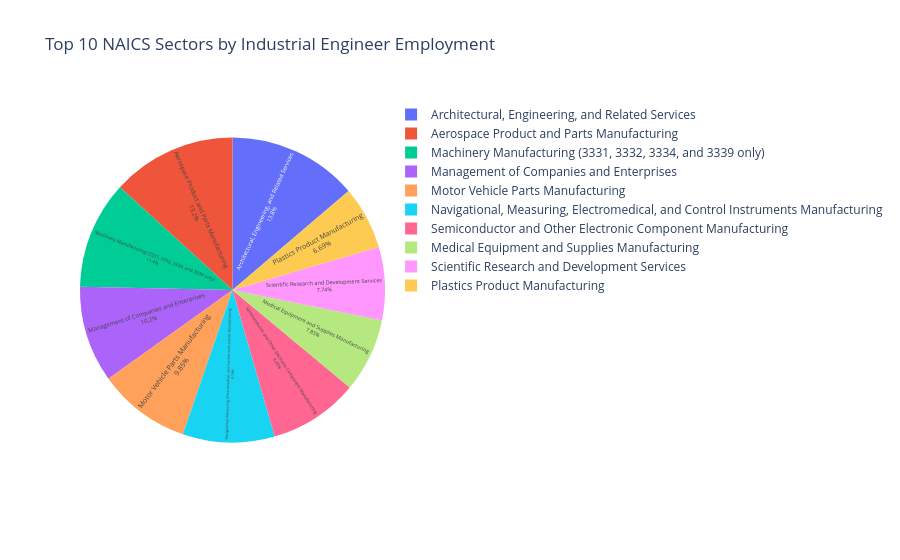

The notebook cell this image was saved under:
### Markdown cell above
### Visualization 1 Explanation

This is a box plot that shows Industrial Engineering average annual salary across all sectors, the only points that are plotted are the outliers since that is the most significant information

### Code cell
import pandas as pd
import plotly.express as px

df = pd.read_excel("nat4d_M2023_dl_fixed.xlsx")
ie = df[df["OCC_TITLE"] == "Industrial Engineers"].copy()
ie["TOT_EMP"] = pd.to_numeric(ie["TOT_EMP"], errors="coerce")
ie = ie.dropna(subset=["TOT_EMP"])
sector_emp = (
    ie.groupby(["NAICS", "NAICS_TITLE"], as_index=False)["TOT_EMP"]
      .sum()
      .sort_values("TOT_EMP", ascending=False)
      .head(10)
)
fig = px.pie(
    sector_emp,
    values="TOT_EMP",
    names="NAICS_TITLE",
    hover_data=["NAICS", "TOT_EMP"],
    title="Top 10 NAICS Sectors by Industrial Engineer Employment"
)
fig.update_traces(textposition="inside", textinfo="percent+label")
fig.show()

### Figure 1 — Plotly figure (JSON) as saved in the notebook; plotly's stock layout.template omitted (floating-point values rounded to 4 significant figures)
{"data": [{"customdata": [["541300", 23280], ["336400", 22360], ["3330A1", 19350], ["551100", 17280], ["336300", 16650], ["334500", 16480], ["334400", 16050], ["339100", 13270], ["541700", 13090], ["326100", 11310]], "domain": {"x": [0, 1], "y": [0, 1]}, "hovertemplate": "NAICS_TITLE=%{label}<br>TOT_EMP=%{customdata[1]}<br>NAICS=%{customdata[0]}<extra></extra>", "labels": ["Architectural, Engineering, and Related Services", "Aerospace Product and Parts Manufacturing", "Machinery Manufacturing (3331, 3332, 3334, and 3339 only)", "Management of Companies and Enterprises", "Motor Vehicle Parts Manufacturing", "Navigational, Measuring, Electromedical, and Control Instruments Manufacturing", "Semiconductor and Other Electronic Component Manufacturing", "Medical Equipment and Supplies Manufacturing", "Scientific Research and Development Services", "Plastics Product Manufacturing"], "legendgroup": "", "name": "", "showlegend": true, "textinfo": "percent+label", "textposition": "inside", "type": "pie", "values": [23280.0, 22360.0, 19350.0, 17280.0, 16650.0, 16480.0, 16050.0, 13270.0, 13090.0, 11310.0]}], "layout": {"legend": {"tracegroupgap": 0}, "title": {"text": "Top 10 NAICS Sectors by Industrial Engineer Employment"}}}
